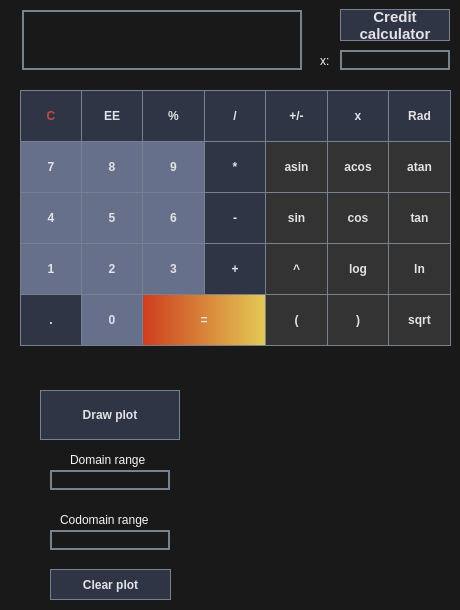
<?xml version="1.0" encoding="UTF-8"?>
<ui version="4.0">
 <class>CalculatorView</class>
 <widget class="QMainWindow" name="CalculatorView">
  <property name="geometry">
   <rect>
    <x>0</x>
    <y>0</y>
    <width>460</width>
    <height>610</height>
   </rect>
  </property>
  <property name="focusPolicy">
   <enum>Qt::StrongFocus</enum>
  </property>
  <property name="windowTitle">
   <string>Calculator</string>
  </property>
  <property name="styleSheet">
   <string notr="true"/>
  </property>
  <widget class="QWidget" name="centralwidget">
   <property name="styleSheet">
    <string notr="true"/>
   </property>
   <widget class="QLabel" name="result">
    <property name="geometry">
     <rect>
      <x>22</x>
      <y>10</y>
      <width>280</width>
      <height>60</height>
     </rect>
    </property>
    <property name="font">
     <font>
      <pointsize>24</pointsize>
     </font>
    </property>
    <property name="layoutDirection">
     <enum>Qt::LeftToRight</enum>
    </property>
    <property name="styleSheet">
     <string notr="true">border: 2px solid;
border-color: rgb(118, 130, 144);
color: rgb(255, 255, 255);
</string>
    </property>
    <property name="frameShape">
     <enum>QFrame::NoFrame</enum>
    </property>
    <property name="text">
     <string/>
    </property>
    <property name="alignment">
     <set>Qt::AlignRight|Qt::AlignTrailing|Qt::AlignVCenter</set>
    </property>
    <property name="wordWrap">
     <bool>false</bool>
    </property>
   </widget>
   <widget class="QLabel" name="xInput">
    <property name="geometry">
     <rect>
      <x>340</x>
      <y>50</y>
      <width>110</width>
      <height>20</height>
     </rect>
    </property>
    <property name="styleSheet">
     <string notr="true">border: 2px solid;
border-color: rgb(118, 130, 144);
color: rgb(255, 255, 255);</string>
    </property>
    <property name="frameShape">
     <enum>QFrame::Box</enum>
    </property>
    <property name="text">
     <string/>
    </property>
    <property name="alignment">
     <set>Qt::AlignRight|Qt::AlignTrailing|Qt::AlignVCenter</set>
    </property>
    <property name="textInteractionFlags">
     <set>Qt::LinksAccessibleByMouse|Qt::TextEditable</set>
    </property>
   </widget>
   <widget class="QLabel" name="xText">
    <property name="geometry">
     <rect>
      <x>320</x>
      <y>50</y>
      <width>16</width>
      <height>21</height>
     </rect>
    </property>
    <property name="styleSheet">
     <string notr="true">color: rgb(246, 245, 244);</string>
    </property>
    <property name="text">
     <string>x:</string>
    </property>
   </widget>
   <widget class="QCustomPlot" name="plot" native="true">
    <property name="geometry">
     <rect>
      <x>220</x>
      <y>360</y>
      <width>230</width>
      <height>240</height>
     </rect>
    </property>
    <property name="whatsThis">
     <string/>
    </property>
   </widget>
   <widget class="QPushButton" name="pushButtonDrawPlot">
    <property name="geometry">
     <rect>
      <x>40</x>
      <y>390</y>
      <width>140</width>
      <height>50</height>
     </rect>
    </property>
    <property name="styleSheet">
     <string notr="true">    background-color: rgb(48, 53, 70);
    color: rgb(228, 226, 230);
    font-weight: bold;
border-style: solid;
border-color: rgb(118, 130, 144);
	border-width: 1px;
    border-radius: 0px;</string>
    </property>
    <property name="text">
     <string>Draw plot</string>
    </property>
   </widget>
   <widget class="QLabel" name="domainLabel">
    <property name="geometry">
     <rect>
      <x>50</x>
      <y>470</y>
      <width>120</width>
      <height>20</height>
     </rect>
    </property>
    <property name="styleSheet">
     <string notr="true">border: 2px solid;
border-color: rgb(118, 130, 144);
color: rgb(255, 255, 255);</string>
    </property>
    <property name="frameShape">
     <enum>QFrame::Box</enum>
    </property>
    <property name="text">
     <string/>
    </property>
    <property name="alignment">
     <set>Qt::AlignRight|Qt::AlignTrailing|Qt::AlignVCenter</set>
    </property>
   </widget>
   <widget class="QLabel" name="codomainLabel">
    <property name="geometry">
     <rect>
      <x>50</x>
      <y>530</y>
      <width>120</width>
      <height>20</height>
     </rect>
    </property>
    <property name="styleSheet">
     <string notr="true">border: 2px solid;
border-color: rgb(118, 130, 144);
color: rgb(255, 255, 255);</string>
    </property>
    <property name="frameShape">
     <enum>QFrame::Box</enum>
    </property>
    <property name="text">
     <string/>
    </property>
    <property name="alignment">
     <set>Qt::AlignRight|Qt::AlignTrailing|Qt::AlignVCenter</set>
    </property>
   </widget>
   <widget class="QLabel" name="domainText">
    <property name="geometry">
     <rect>
      <x>70</x>
      <y>450</y>
      <width>101</width>
      <height>20</height>
     </rect>
    </property>
    <property name="styleSheet">
     <string notr="true">color: rgb(246, 245, 244);</string>
    </property>
    <property name="text">
     <string>Domain range</string>
    </property>
   </widget>
   <widget class="QLabel" name="codomainText">
    <property name="geometry">
     <rect>
      <x>60</x>
      <y>510</y>
      <width>111</width>
      <height>20</height>
     </rect>
    </property>
    <property name="styleSheet">
     <string notr="true">color: rgb(246, 245, 244)</string>
    </property>
    <property name="text">
     <string>Codomain range</string>
    </property>
   </widget>
   <widget class="QWidget" name="gridLayoutWidget">
    <property name="geometry">
     <rect>
      <x>20</x>
      <y>90</y>
      <width>431</width>
      <height>258</height>
     </rect>
    </property>
    <layout class="QGridLayout" name="gridLayout">
     <property name="topMargin">
      <number>0</number>
     </property>
     <property name="spacing">
      <number>0</number>
     </property>
     <item row="1" column="6">
      <widget class="QPushButton" name="pushButtonArcTangent">
       <property name="styleSheet">
        <string notr="true">    background-color: rgb(51, 51, 52);
    color: rgb(228, 226, 230);
    font-weight: bold;
    border-radius: 0px;
border-style: solid;
border-color: rgb(118, 130, 144);
	border-width: 1px;
    border-radius: 0px;
margin-left: -1px;
margin-top: -1px;
min-width: 60px;
min-height: 50px;</string>
       </property>
       <property name="text">
        <string>atan</string>
       </property>
      </widget>
     </item>
     <item row="2" column="0">
      <widget class="QPushButton" name="pushButtonFour">
       <property name="styleSheet">
        <string notr="true">    background-color: rgb(103, 112, 138);
    color: rgb(228, 226, 230);
    font-weight: bold;
    border-radius: 0px;
border-style: solid;
border-color: rgb(118, 130, 144);
	border-width: 1px;
    border-radius: 0px;
margin-top: -1px;
min-width: 60px;
min-height: 50px;</string>
       </property>
       <property name="text">
        <string>4</string>
       </property>
      </widget>
     </item>
     <item row="2" column="1">
      <widget class="QPushButton" name="pushButtonFive">
       <property name="styleSheet">
        <string notr="true">    background-color: rgb(103, 112, 138);
    color: rgb(228, 226, 230);
    font-weight: bold;
    border-radius: 0px;
border-style: solid;
border-color: rgb(118, 130, 144);
	border-width: 1px;
    border-radius: 0px;
margin-top: -1px;
margin-left: -1px;
min-width: 60px;
min-height: 50px;</string>
       </property>
       <property name="text">
        <string>5</string>
       </property>
      </widget>
     </item>
     <item row="2" column="2">
      <widget class="QPushButton" name="pushButtonSix">
       <property name="styleSheet">
        <string notr="true">    background-color: rgb(103, 112, 138);
    color: rgb(228, 226, 230);
    font-weight: bold;
    border-radius: 0px;
border-style: solid;
border-color: rgb(118, 130, 144);
	border-width: 1px;
    border-radius: 0px;
margin-top: -1px;
margin-left: -1px;
min-width: 60px;
min-height: 50px;</string>
       </property>
       <property name="text">
        <string>6</string>
       </property>
      </widget>
     </item>
     <item row="4" column="4">
      <widget class="QPushButton" name="pushButtonLeftBracket">
       <property name="styleSheet">
        <string notr="true">    background-color: rgb(51, 51, 52);
    color: rgb(228, 226, 230);
    font-weight: bold;
    border-radius: 0px;
border-style: solid;
border-color: rgb(118, 130, 144);
	border-width: 1px;
    border-radius: 0px;
margin-left: -1px;
margin-top: -1px;
min-width: 60px;
min-height: 50px;</string>
       </property>
       <property name="text">
        <string>(</string>
       </property>
      </widget>
     </item>
     <item row="3" column="0">
      <widget class="QPushButton" name="pushButtonOne">
       <property name="styleSheet">
        <string notr="true">    background-color: rgb(103, 112, 138);
    color: rgb(228, 226, 230);
    font-weight: bold;
    border-radius: 0px;
border-style: solid;
border-color: rgb(118, 130, 144);
	border-width: 1px;
    border-radius: 0px;
margin-top: -1px;
min-width: 60px;
min-height: 50px;</string>
       </property>
       <property name="text">
        <string>1</string>
       </property>
      </widget>
     </item>
     <item row="3" column="4">
      <widget class="QPushButton" name="pushButtonPower">
       <property name="styleSheet">
        <string notr="true">    background-color: rgb(51, 51, 52);
    color: rgb(228, 226, 230);
    font-weight: bold;
    border-radius: 0px;
border-style: solid;
border-color: rgb(118, 130, 144);
	border-width: 1px;
    border-radius: 0px;
margin-left: -1px;
margin-top: -1px;
min-width: 60px;
min-height: 50px;</string>
       </property>
       <property name="text">
        <string>^</string>
       </property>
      </widget>
     </item>
     <item row="3" column="5">
      <widget class="QPushButton" name="pushButtonLog">
       <property name="styleSheet">
        <string notr="true">    background-color: rgb(51, 51, 52);
    color: rgb(228, 226, 230);
    font-weight: bold;
    border-radius: 0px;
border-style: solid;
border-color: rgb(118, 130, 144);
	border-width: 1px;
    border-radius: 0px;
margin-left: -1px;
margin-top: -1px;
min-width: 60px;
min-height: 50px;</string>
       </property>
       <property name="text">
        <string>log</string>
       </property>
      </widget>
     </item>
     <item row="3" column="2">
      <widget class="QPushButton" name="pushButtonThree">
       <property name="autoFillBackground">
        <bool>false</bool>
       </property>
       <property name="styleSheet">
        <string notr="true">    background-color: rgb(103, 112, 138);
    color: rgb(228, 226, 230);
    font-weight: bold;
    border-radius: 0px;
border-style: solid;
border-color: rgb(118, 130, 144);
	border-width: 1px;
    border-radius: 0px;
margin-top: -1px;
margin-left: -1px;
min-width: 60px;
min-height: 50px;</string>
       </property>
       <property name="text">
        <string>3</string>
       </property>
      </widget>
     </item>
     <item row="4" column="6">
      <widget class="QPushButton" name="pushButtonSquareRoot">
       <property name="styleSheet">
        <string notr="true">    background-color: rgb(51, 51, 52);
    color: rgb(228, 226, 230);
    font-weight: bold;
    border-radius: 0px;
border-style: solid;
border-color: rgb(118, 130, 144);
	border-width: 1px;
    border-radius: 0px;
margin-left: -1px;
margin-top: -1px;
min-width: 60px;
min-height: 50px;</string>
       </property>
       <property name="text">
        <string>sqrt</string>
       </property>
      </widget>
     </item>
     <item row="3" column="6">
      <widget class="QPushButton" name="pushButtonLn">
       <property name="styleSheet">
        <string notr="true">    background-color: rgb(51, 51, 52);
    color: rgb(228, 226, 230);
    font-weight: bold;
    border-radius: 0px;
border-style: solid;
border-color: rgb(118, 130, 144);
	border-width: 1px;
    border-radius: 0px;
margin-left: -1px;
margin-top: -1px;
min-width: 60px;
min-height: 50px;</string>
       </property>
       <property name="text">
        <string>ln</string>
       </property>
      </widget>
     </item>
     <item row="4" column="5">
      <widget class="QPushButton" name="pushButtonRightBracket">
       <property name="styleSheet">
        <string notr="true">    background-color: rgb(51, 51, 52);
    color: rgb(228, 226, 230);
    font-weight: bold;
    border-radius: 0px;
border-style: solid;
border-color: rgb(118, 130, 144);
	border-width: 1px;
    border-radius: 0px;
margin-left: -1px;
margin-top: -1px;
min-width: 60px;
min-height: 50px;</string>
       </property>
       <property name="text">
        <string>)</string>
       </property>
      </widget>
     </item>
     <item row="1" column="1">
      <widget class="QPushButton" name="pushButtonEight">
       <property name="styleSheet">
        <string notr="true">    background-color: rgb(103, 112, 138);
    color: rgb(228, 226, 230);
    font-weight: bold;
    border-radius: 0px;
border-style: solid;
border-color: rgb(118, 130, 144);
	border-width: 1px;
    border-radius: 0px;
margin-top: -1px;
margin-left: -1px;
min-width: 60px;
min-height: 50px;</string>
       </property>
       <property name="text">
        <string>8</string>
       </property>
      </widget>
     </item>
     <item row="1" column="2">
      <widget class="QPushButton" name="pushButtonNine">
       <property name="styleSheet">
        <string notr="true">    background-color: rgb(103, 112, 138);
    color: rgb(228, 226, 230);
    font-weight: bold;
    border-radius: 0px;
border-style: solid;
border-color: rgb(118, 130, 144);
	border-width: 1px;
    border-radius: 0px;
margin-top: -1px;
margin-left: -1px;
min-width: 60px;
min-height: 50px;</string>
       </property>
       <property name="text">
        <string>9</string>
       </property>
      </widget>
     </item>
     <item row="1" column="5">
      <widget class="QPushButton" name="pushButtonArcCosine">
       <property name="styleSheet">
        <string notr="true">    background-color: rgb(51, 51, 52);
    color: rgb(228, 226, 230);
    font-weight: bold;
    border-radius: 0px;
border-style: solid;
border-color: rgb(118, 130, 144);
	border-width: 1px;
    border-radius: 0px;
margin-left: -1px;
margin-top: -1px;
min-width: 60px;
min-height: 50px;</string>
       </property>
       <property name="text">
        <string>acos</string>
       </property>
      </widget>
     </item>
     <item row="0" column="4">
      <widget class="QPushButton" name="pushButtonSign">
       <property name="autoFillBackground">
        <bool>false</bool>
       </property>
       <property name="styleSheet">
        <string notr="true">    background-color: rgb(48, 53, 70);
    color: rgb(228, 226, 230);
    font-weight: bold;
border-style: solid;
border-color: rgb(118, 130, 144);
	border-width: 1px;
    border-radius: 0px;
margin-left: -1px;
min-width: 60px;
min-height: 50px;</string>
       </property>
       <property name="text">
        <string>+/-</string>
       </property>
      </widget>
     </item>
     <item row="1" column="3">
      <widget class="QPushButton" name="pushButtonMultiply">
       <property name="styleSheet">
        <string notr="true">    background-color: rgb(48, 53, 70);
    color: rgb(228, 226, 230);
    font-weight: bold;
border-style: solid;
border-color: rgb(118, 130, 144);
	border-width: 1px;
    border-radius: 0px;
margin-left: -1px;
margin-top: -1px;
min-width: 60px;
min-height: 50px;</string>
       </property>
       <property name="text">
        <string>*</string>
       </property>
      </widget>
     </item>
     <item row="4" column="0">
      <widget class="QPushButton" name="pushButtonDot">
       <property name="styleSheet">
        <string notr="true">    background-color: rgb(48, 53, 70);
    color: rgb(228, 226, 230);
    font-weight: bold;
border-style: solid;
border-color: rgb(118, 130, 144);
	border-width: 1px;
    border-radius: 0px;
margin-top: -1px;
min-width: 60px;
min-height: 50px;</string>
       </property>
       <property name="text">
        <string>.</string>
       </property>
      </widget>
     </item>
     <item row="0" column="3">
      <widget class="QPushButton" name="pushButtonDivide">
       <property name="styleSheet">
        <string notr="true">    background-color: rgb(48, 53, 70);
    color: rgb(228, 226, 230);
    font-weight: bold;
border-style: solid;
border-color: rgb(118, 130, 144);
	border-width: 1px;
    border-radius: 0px;
margin-left: -1px;
min-width: 60px;
min-height: 50px;</string>
       </property>
       <property name="text">
        <string>/</string>
       </property>
      </widget>
     </item>
     <item row="2" column="6">
      <widget class="QPushButton" name="pushButtonTangent">
       <property name="styleSheet">
        <string notr="true">    background-color: rgb(51, 51, 52);
    color: rgb(228, 226, 230);
    font-weight: bold;
    border-radius: 0px;
border-style: solid;
border-color: rgb(118, 130, 144);
	border-width: 1px;
    border-radius: 0px;
margin-left: -1px;
margin-top: -1px;
min-width: 60px;
min-height: 50px;</string>
       </property>
       <property name="text">
        <string>tan</string>
       </property>
      </widget>
     </item>
     <item row="0" column="2">
      <widget class="QPushButton" name="pushButtonModulus">
       <property name="styleSheet">
        <string notr="true">    background-color: rgb(48, 53, 70);
    color: rgb(228, 226, 230);
    font-weight: bold;
border-style: solid;
border-color: rgb(118, 130, 144);
	border-width: 1px;
    border-radius: 0px;
margin-left: -1px;
min-width: 60px;
min-height: 50px;</string>
       </property>
       <property name="text">
        <string>%</string>
       </property>
      </widget>
     </item>
     <item row="4" column="1">
      <widget class="QPushButton" name="pushButtonZero">
       <property name="layoutDirection">
        <enum>Qt::LeftToRight</enum>
       </property>
       <property name="autoFillBackground">
        <bool>false</bool>
       </property>
       <property name="styleSheet">
        <string notr="true">    background-color: rgb(103, 112, 138);
    color: rgb(228, 226, 230);
    font-weight: bold;
    border-radius: 0px;
border-style: solid;
border-color: rgb(118, 130, 144);
	border-width: 1px;
    border-radius: 0px;
margin-top: -1px;
margin-left: -1px;
min-width: 60px;
min-height: 50px;</string>
       </property>
       <property name="text">
        <string>0</string>
       </property>
      </widget>
     </item>
     <item row="0" column="5">
      <widget class="QPushButton" name="pushButtonX">
       <property name="styleSheet">
        <string notr="true">    background-color: rgb(48, 53, 70);
    color: rgb(228, 226, 230);
    font-weight: bold;
border-style: solid;
border-color: rgb(118, 130, 144);
	border-width: 1px;
    border-radius: 0px;
margin-left: -1px;
min-width: 60px;
min-height: 50px;</string>
       </property>
       <property name="text">
        <string>x</string>
       </property>
      </widget>
     </item>
     <item row="0" column="6">
      <widget class="QPushButton" name="pushButtonTrigonometryCalculation">
       <property name="styleSheet">
        <string notr="true">    background-color: rgb(48, 53, 70);
    color: rgb(228, 226, 230);
    font-weight: bold;
border-style: solid;
border-color: rgb(118, 130, 144);
	border-width: 1px;
    border-radius: 0px;
margin-left: -1px;
min-width: 60px;
min-height: 50px;</string>
       </property>
       <property name="text">
        <string>Rad</string>
       </property>
      </widget>
     </item>
     <item row="2" column="5">
      <widget class="QPushButton" name="pushButtonCosine">
       <property name="styleSheet">
        <string notr="true">    background-color: rgb(51, 51, 52);
    color: rgb(228, 226, 230);
    font-weight: bold;
    border-radius: 0px;
border-style: solid;
border-color: rgb(118, 130, 144);
	border-width: 1px;
    border-radius: 0px;
margin-left: -1px;
margin-top: -1px;
min-width: 60px;
min-height: 50px;</string>
       </property>
       <property name="text">
        <string>cos</string>
       </property>
      </widget>
     </item>
     <item row="3" column="3">
      <widget class="QPushButton" name="pushButtonPlus">
       <property name="styleSheet">
        <string notr="true">    background-color: rgb(48, 53, 70);
    color: rgb(228, 226, 230);
    font-weight: bold;
border-style: solid;
border-color: rgb(118, 130, 144);
	border-width: 1px;
    border-radius: 0px;
margin-left: -1px;
margin-top: -1px;
min-width: 60px;
min-height: 50px;</string>
       </property>
       <property name="text">
        <string>+</string>
       </property>
      </widget>
     </item>
     <item row="1" column="4">
      <widget class="QPushButton" name="pushButtonArcSine">
       <property name="styleSheet">
        <string notr="true">    background-color: rgb(51, 51, 52);
    color: rgb(228, 226, 230);
    font-weight: bold;
    border-radius: 0px;
border-style: solid;
border-color: rgb(118, 130, 144);
	border-width: 1px;
    border-radius: 0px;
margin-left: -1px;
margin-top: -1px;
min-width: 60px;
min-height: 50px;</string>
       </property>
       <property name="text">
        <string>asin</string>
       </property>
      </widget>
     </item>
     <item row="2" column="4">
      <widget class="QPushButton" name="pushButtonSine">
       <property name="styleSheet">
        <string notr="true">    background-color: rgb(51, 51, 52);
    color: rgb(228, 226, 230);
    font-weight: bold;
    border-radius: 0px;
border-style: solid;
border-color: rgb(118, 130, 144);
	border-width: 1px;
    border-radius: 0px;
margin-left: -1px;
margin-top: -1px;
min-width: 60px;
min-height: 50px;</string>
       </property>
       <property name="text">
        <string>sin</string>
       </property>
      </widget>
     </item>
     <item row="3" column="1">
      <widget class="QPushButton" name="pushButtonTwo">
       <property name="styleSheet">
        <string notr="true">    background-color: rgb(103, 112, 138);
    color: rgb(228, 226, 230);
    font-weight: bold;
    border-radius: 0px;
border-style: solid;
border-color: rgb(118, 130, 144);
	border-width: 1px;
    border-radius: 0px;
margin-top: -1px;
margin-left: -1px;
min-width: 60px;
min-height: 50px;</string>
       </property>
       <property name="text">
        <string>2</string>
       </property>
      </widget>
     </item>
     <item row="2" column="3">
      <widget class="QPushButton" name="pushButtonMinus">
       <property name="styleSheet">
        <string notr="true">    background-color: rgb(48, 53, 70);
    color: rgb(228, 226, 230);
    font-weight: bold;
border-style: solid;
border-color: rgb(118, 130, 144);
	border-width: 1px;
    border-radius: 0px;
margin-left: -1px;
margin-top: -1px;
min-width: 60px;
min-height: 50px;</string>
       </property>
       <property name="text">
        <string>-</string>
       </property>
      </widget>
     </item>
     <item row="0" column="1" alignment="Qt::AlignLeft|Qt::AlignBottom">
      <widget class="QPushButton" name="pushButtonExp">
       <property name="styleSheet">
        <string notr="true">    background-color: rgb(48, 53, 70);
    color: rgb(228, 226, 230);
    font-weight: bold;
border-style: solid;
border-color: rgb(118, 130, 144);
	border-width: 1px;
    border-radius: 0px;
margin-left: -1px;
min-width: 60px;
min-height: 50px;</string>
       </property>
       <property name="text">
        <string>EE</string>
       </property>
      </widget>
     </item>
     <item row="1" column="0">
      <widget class="QPushButton" name="pushButtonSeven">
       <property name="styleSheet">
        <string notr="true">    background-color: rgb(103, 112, 138);
    color: rgb(228, 226, 230);
    font-weight: bold;
    border-radius: 0px;
border-style: solid;
border-color: rgb(118, 130, 144);
	border-width: 1px;
    border-radius: 0px;
margin-top: -1px;
min-width: 60px;
min-height: 50px;</string>
       </property>
       <property name="text">
        <string>7</string>
       </property>
      </widget>
     </item>
     <item row="0" column="0" alignment="Qt::AlignLeft|Qt::AlignTop">
      <widget class="QPushButton" name="pushButtonClear">
       <property name="enabled">
        <bool>true</bool>
       </property>
       <property name="styleSheet">
        <string notr="true">    background-color: rgb(48, 53, 70);
    color: rgb(197, 72, 66);
    font-weight: bold;
    border-radius: 0px;
border-style: solid;
border-color: rgb(118, 130, 144);
	border-width: 1px;
    border-radius: 0px;
margin-top: 0px;
min-width: 60px;
min-height: 50px;</string>
       </property>
       <property name="text">
        <string>C</string>
       </property>
      </widget>
     </item>
     <item row="4" column="2" colspan="2">
      <widget class="QPushButton" name="pushButtonEquals">
       <property name="styleSheet">
        <string notr="true">background-color: qlineargradient(spread:pad, x1:0, y1:0, x2:1, y2:0, stop:0 rgb(206, 60, 31), stop:1 rgb(227, 203, 85));
    font-weight: bold;
    border-radius: 0px;
border-style: solid;
border-color: rgb(118, 130, 144);
	border-width: 1px;
    border-radius: 0px;
margin-left: -1px;
margin-top: -1px;
min-width: 120px;
min-height: 50px;
    color: rgb(228, 226, 230);
</string>
       </property>
       <property name="text">
        <string>=</string>
       </property>
      </widget>
     </item>
    </layout>
   </widget>
   <widget class="QWidget" name="widget" native="true">
    <property name="geometry">
     <rect>
      <x>0</x>
      <y>-1</y>
      <width>481</width>
      <height>641</height>
     </rect>
    </property>
    <property name="styleSheet">
     <string notr="true">background-color: rgb(25, 25, 25);</string>
    </property>
    <widget class="QPushButton" name="pushButtonClearPlot">
     <property name="geometry">
      <rect>
       <x>50</x>
       <y>570</y>
       <width>121</width>
       <height>31</height>
      </rect>
     </property>
     <property name="styleSheet">
      <string notr="true">    background-color: rgb(48, 53, 70);
    color: rgb(228, 226, 230);
    font-weight: bold;
border-style: solid;
border-color: rgb(118, 130, 144);
	border-width: 1px;
    border-radius: 0px;</string>
     </property>
     <property name="text">
      <string>Clear plot</string>
     </property>
    </widget>
    <widget class="QPushButton" name="pushButtonShowCreditCalculator">
     <property name="geometry">
      <rect>
       <x>340</x>
       <y>10</y>
       <width>110</width>
       <height>32</height>
      </rect>
     </property>
     <property name="font">
      <font>
       <pointsize>11</pointsize>
       <weight>75</weight>
       <bold>true</bold>
      </font>
     </property>
     <property name="styleSheet">
      <string notr="true">    background-color: rgb(48, 53, 70);
    color: rgb(228, 226, 230);
    font-weight: bold;
border-style: solid;
border-color: rgb(118, 130, 144);
	border-width: 1px;
    border-radius: 0px;</string>
     </property>
     <property name="text">
      <string>Credit
calculator</string>
     </property>
    </widget>
   </widget>
   <zorder>widget</zorder>
   <zorder>result</zorder>
   <zorder>xInput</zorder>
   <zorder>xText</zorder>
   <zorder>plot</zorder>
   <zorder>pushButtonDrawPlot</zorder>
   <zorder>domainLabel</zorder>
   <zorder>codomainLabel</zorder>
   <zorder>domainText</zorder>
   <zorder>codomainText</zorder>
   <zorder>gridLayoutWidget</zorder>
  </widget>
 </widget>
 <customwidgets>
  <customwidget>
   <class>QCustomPlot</class>
   <extends>QWidget</extends>
   <header>qcustomplot.h</header>
   <container>1</container>
  </customwidget>
 </customwidgets>
 <resources/>
 <connections/>
</ui>
